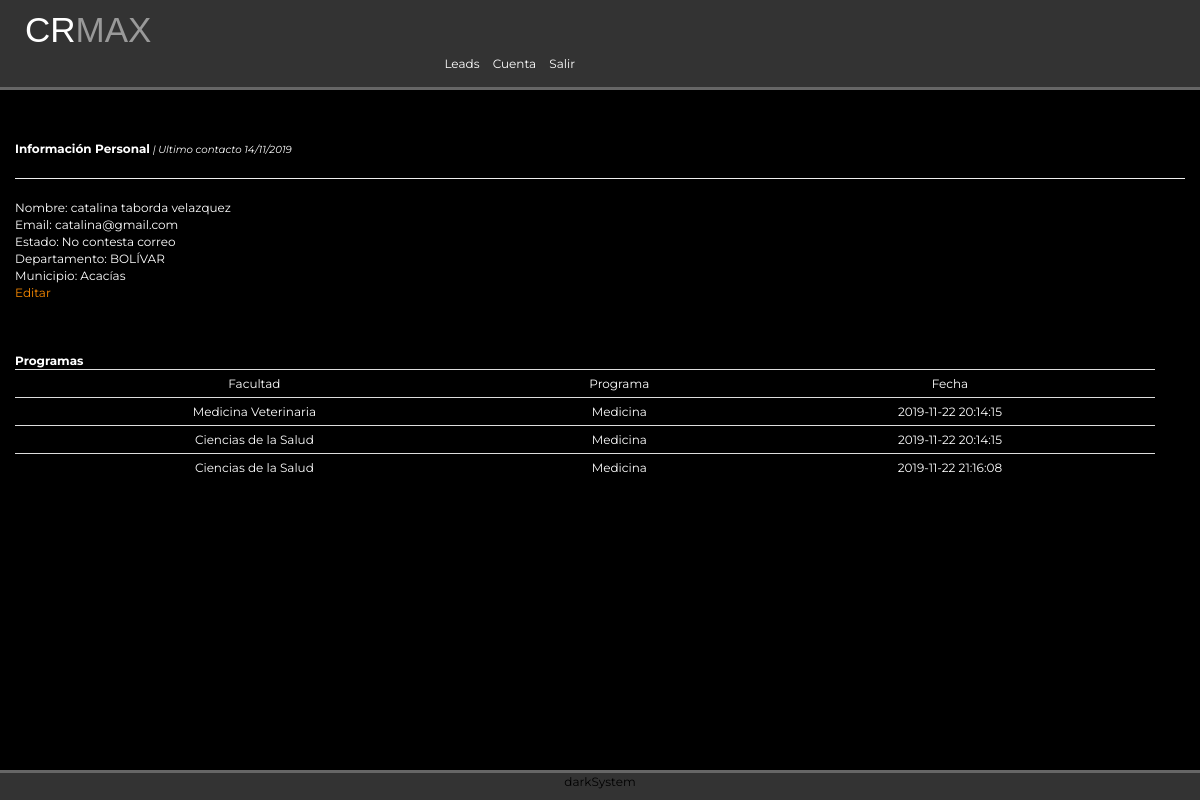
Page /index.php?sec=vlead&id=15 (signed in) on the committed database.
### tables this page shows
CREATE TABLE `leads` (
  `id_lead` int(11) NOT NULL,
  `nombres` varchar(200) NOT NULL,
  `apellidos` varchar(200) NOT NULL,
  `identificacion` varchar(200) NOT NULL,
  `celular` varchar(200) NOT NULL,
  `correo` varchar(200) NOT NULL,
  `observacion` text NOT NULL,
  `ip_interesado` varchar(200) NOT NULL,
  `sede` int(20) NOT NULL,
  `fecha` timestamp NOT NULL DEFAULT CURRENT_TIMESTAMP,
  `id_estado` int(20) NOT NULL DEFAULT '1',
  `id_departamento` int(20) NOT NULL,
  `id_municipio` int(20) NOT NULL
);

CREATE TABLE `estados` (
  `id_estado` int(11) NOT NULL,
  `nombre` varchar(200) NOT NULL,
  `detalle` text NOT NULL
);

CREATE TABLE `departamentos` (
  `id_departamento` int(2) UNSIGNED NOT NULL,
  `departamento` varchar(255) NOT NULL DEFAULT ''
);

CREATE TABLE `municipios` (
  `id_municipio` int(6) UNSIGNED NOT NULL,
  `municipio` varchar(255) NOT NULL DEFAULT '',
  `estado` int(1) UNSIGNED NOT NULL,
  `departamento_id` int(2) UNSIGNED NOT NULL
);

CREATE TABLE `programaxlead` (
  `id_facxprog` int(20) NOT NULL,
  `id_facultad` int(20) NOT NULL,
  `id_programa` int(20) NOT NULL,
  `id_lead` int(20) NOT NULL,
  `fecha_registro` timestamp NOT NULL DEFAULT CURRENT_TIMESTAMP
);

CREATE TABLE `facultad` (
  `id_facultad` int(11) NOT NULL,
  `nombre_facultad` varchar(500) NOT NULL,
  `cod_facultad` varchar(200) NOT NULL
);

CREATE TABLE `programa` (
  `id_programa` int(11) NOT NULL,
  `nombre_programa` varchar(500) NOT NULL,
  `snies_programa` varchar(500) NOT NULL,
  `cod_programa` varchar(200) NOT NULL,
  `facultad_programa` int(20) NOT NULL
);

### modelo.php (called while the page is built, shortened)
<?php
class modelo{
	public function __construct(){
		$this->_db = new mysqli(DB_HOST,DB_USER,DB_PASS,DB_NAME);
	}
}
?>

### lead.php (called while the page is built, shortened)
<?php
require_once('modelo.php');
class lead extends modelo{
	public function seleccionar_lead($id){
		$sql = "SELECT * FROM (leads
		INNER JOIN estados ON estados.id_estado = leads.id_estado
		INNER JOIN departamentos ON departamentos.id_departamento = leads.id_departamento
		INNER JOIN municipios ON municipios.id_municipio = leads.id_municipio
		)
		WHERE id_lead = '$id'";
		$reg = $this->_db->query($sql);
		$existe = $reg->num_rows;
		if($existe == 0){
			return $existe;
		}else{
			return $reg;
			return $existe;
		}
	}
	public function registros_lead($id){
		$sql = "SELECT * FROM (programaxlead
		INNER JOIN facultad ON facultad.id_facultad = programaxlead.id_facultad
		INNER JOIN programa ON programa.id_programa = programaxlead.id_programa
		)
		WHERE id_lead = '$id'";
		$reg = $this->_db->query($sql);
		$existe = $reg->num_rows;
		if($existe == 0){
			return $existe;
		}else{
			return $reg;
			return $existe;
		}
	}
}
?>

### src/lead/ver_lead.php (the view, shortened to what this page needs)
<?php
$id = @$_GET['id'];
$lead = new lead();
$resul = $lead->seleccionar_lead($id);
$listar = $lead->registros_lead($id);
if($resul){
	foreach ($resul as $row) {
	}
?>
<div><strong>Informaci&oacute;n Personal</strong><span><small><i> | Ultimo contacto 14/11/2019</i></small></span></div><hr>
<div class="row">
<div class="col-md-6">
	<div><?php echo "Nombre: " . utf8_decode($row['nombres']) . " " .utf8_decode($row['apellidos']);?></div>
	<div><?php echo "Email: " . $row['correo']; ?></div>
	<div><?php echo "Estado: " . $row['nombre']; ?></div>
	<div><?php echo "Departamento: " . utf8_decode($row['departamento']); ?></div>
	<div><?php echo "Municipio: " . utf8_decode($row['municipio']); ?></div>
	<div><a href=<?php echo "index.php?sec=modificar_info"; ?>>Editar</a>
	<?php } ?>
</div>
</div>
<div style="float: left; margin-top: 50px" class="container">
<strong>Programas</strong>
<?php
echo "<div><table style=text-align:center; class='table table-responsive table-condensed'>
		<tr>
		<td>Facultad</td>
		<td>Programa</td>
		<td>Fecha</td>
		</tr>";
if($listar){
	foreach ($listar as $row) {
	echo "<tr>
			 <td>" . utf8_decode($row['nombre_facultad']) . "</td>
			 <td>" . utf8_decode($row['nombre_programa']) . "</td>
			 <td>" . $row['fecha_registro'] . "</td>
		</tr>";
	}
}
echo "</table></div>";
?>

### est/head.php (shortened to what this page needs)
<?php
require_once("lead.php");
?>
<!DOCTYPE html>
<html lang="esp">
<head>
	<link rel="stylesheet" href="https://maxcdn.bootstrapcdn.com/bootstrap/3.3.7/css/bootstrap.min.css">
	<link rel="stylesheet" href="css/bootstrap.css">
	<link rel="stylesheet" href="css/estilos.css">
</head>
<body>
			<header>
				<div class="container-fluid">
					<div class="row">
						<div class="col-xs-12 col-md-6 logo">
							CR<span style="color:#999">MAX</span>
						</div>
					</div>
					<div class="row">
						<div class="col-xs-12 col-md-6">
							<?php if (@$_SESSION['logeado']=='si') { ?>
							<ul>
								<li><a href="index.php?sec=leads">Leads</a></li>
								<li><a href="index.php?sec=perfil">Cuenta</a></li>
								<li><a href=""><a href="index.php?sec=salir">Salir</a></li>
							</ul>
						<?php } ?>
						</div>
					</div>
				</div>
			</header>

### index.php
<?php include("est/head.php"); ?>
<div class="container-fluid gestor">
<?php include("gestor.php"); ?>
</div>
<?php include("est/footer.php"); ?>

### gestor.php (shortened to what this page needs)
<?php
switch (@$_GET['sec']) {
	case 'vlead':
	include('src/lead/ver_lead.php');
	break;
}
?>

### est/footer.php (shortened to what this page needs)
	<footer>
		darkSystem
	</footer>
</body>
</html>

### css/estilos.css (style rules this page uses)
body { font-family: 'Montserrat', sans-serif; font-size: 12px; background: #000; color: #FFF; }
header { border-bottom: 3px solid #666; background-color: #333; padding: 5px 10px; text-align: right; color: #FFFFFF; }
header a { color: #FFF; }
footer { position: absolute; bottom: 0px; background-color: #333; text-align: center; color: black; height: 30px; width: 100%; border-top: solid #666 3px; }
a { color: #FA8A01; }
table { text-align: left; }
ul li { display: inline;margin-right: 10px; }
.gestor { padding: 50px 15px; }
.logo { text-align: left; font-family: 'Sulphur Point', sans-serif; font-size: 35px; }

### rows in the picture
leads: nombres "catalina", apellidos "taborda velazquez", correo "catalina@gmail.com", id_estado.nombre "No contesta correo", id_departamento.departamento "BOLÍVAR", id_municipio.municipio "Acacías"
programaxlead: id_facultad.nombre_facultad "Medicina Veterinaria", id_programa.nombre_programa "Medicina", fecha_registro "2019-11-22 20:14:15"
programaxlead: id_facultad.nombre_facultad "Ciencias de la Salud", id_programa.nombre_programa "Medicina", fecha_registro "2019-11-22 20:14:15"
programaxlead: id_facultad.nombre_facultad "Ciencias de la Salud", id_programa.nombre_programa "Medicina", fecha_registro "2019-11-22 21:16:08"
